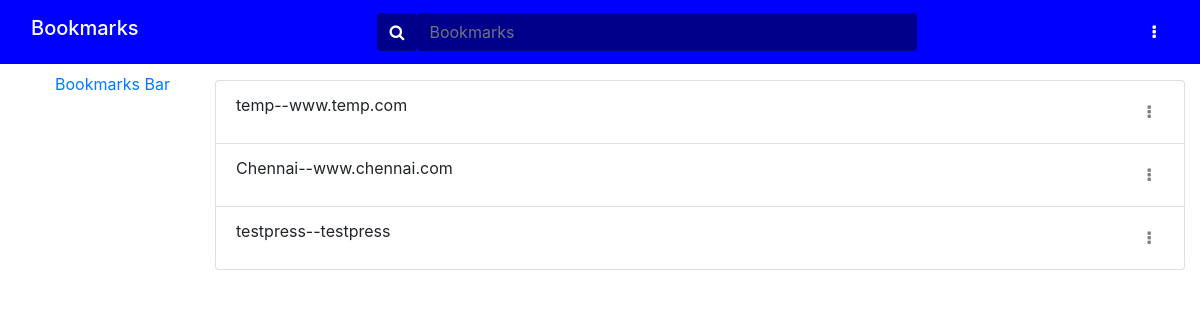
/bookmarks/, run on an earlier commit of the app's database.
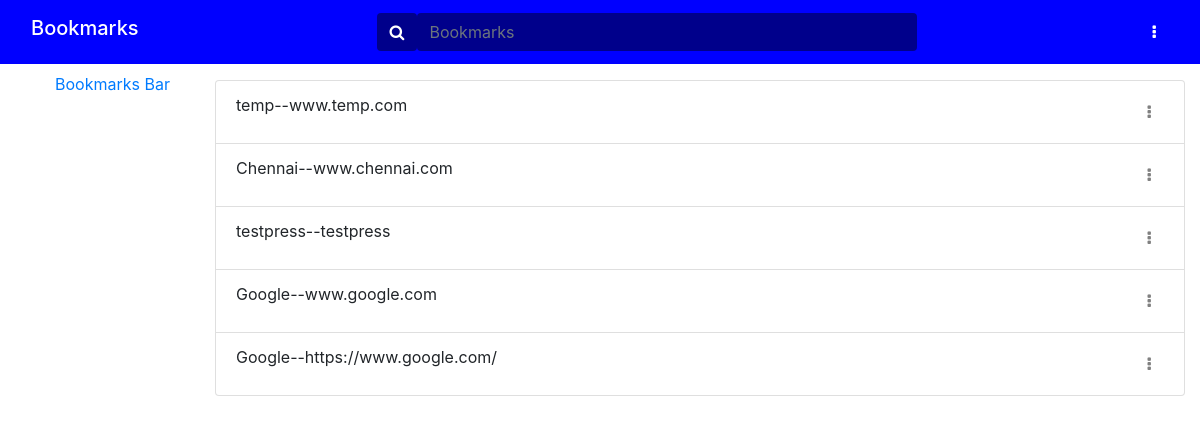
And on a later commit of the database.
### bookmarksapp/models.py (models this page shows, shortened)
class Bookmarks(models.Model):
    name = models.CharField(max_length=200, help_text='Enter a webpage name')
    url = models.CharField(max_length=200, help_text='Enter a webpage url')
    description = models.CharField(max_length=200, help_text='Enter a webpage description')
    tags = TaggableManager(help_text='Enter webpage tags')

### bookmarksapp/views.py (the view)
# urls.py: path('', views.index, name='index'),
def index(request):
    bookmarks = Bookmarks.objects.all()
    namefilter = BookmarksFilter(request.GET, queryset=bookmarks)
    if(request.POST):
        form = BookmarkForms(request.POST)
    else:
        form = BookmarkForms(initial={'url':'https://www.'})
    if (form.is_valid()):
        form.save()
    context = {
        'filter': namefilter,
        'form': form
    }
    return render(request, 'bookmarks.html', context=context)

### bookmarksapp/forms.py
class BookmarkForms(forms.ModelForm):
    class Meta:
        model = Bookmarks
        fields = ['name','url']

### bookmarksapp/templates/bookmarks.html (shortened to what this page needs)
<!DOCTYPE html>
<html lang="en">
<head>
  <link rel="stylesheet" href="https://cdn.jsdelivr.net/npm/bootstrap@4.5.3/dist/css/bootstrap.min.css">
  <link rel="stylesheet" href="https://maxcdn.bootstrapcdn.com/font-awesome/4.4.0/css/font-awesome.min.css">
  <link rel="stylesheet" href="https://cdnjs.cloudflare.com/ajax/libs/font-awesome/4.7.0/css/font-awesome.min.css">
  {% load static %}
  <link rel="stylesheet" href="{% static 'css/styles.css' %}">
</head>
<body>
 <nav class="navbar navbar-expand-lg" style="background-color: blue">
  <div class="container-fluid" >
    <h2 class="navbar-brand" style="color: white;">Bookmarks</h2>
    <div class="input-group container-fluid" style="width: 50%;">
      <form method="get" style="display:flex; width: 100%;">
      <div class="input-group-append">
        <button class="btn" type="submit" style="background-color: darkblue;">
          <i class="fa fa-search" style="color: white;"></i>
        </button>
      </div>
      <input style="background-color:darkblue ; border: darkblue; color: white;" type="text" class="form-control" name="name" id="id_name" placeholder="Bookmarks">
      </form>
    </div>
  <div class="dropdown show">
    <a class="btn" href="#" role="button" id="dropdownMenuLink" data-toggle="dropdown" aria-haspopup="true" aria-expanded="false">
      <i class="fa fa-ellipsis-v" style="color: white;"></i>
    </a>
  </div>
  </div>
</nav>
<div class="container-fluid">
    <div class="row">
      <div class="mysidebar col-sm-2 pt-2">
        <ul class="sidebar-nav" style="list-style-type: none;">
          <li><a class= "mysidebar-menu" href="">Bookmarks Bar</a></li>
        </ul>
      </div>
  <div class="col-sm-10 pt-3">
    {% if filter.qs %}
    <ul class="list-group">
    {% for bookmark in filter.qs %}
        <li class="list-group-item">{{ bookmark.name }}--{{ bookmark.url }}
        <div class="dropdown show" style="display: inline-block; float: right;">
          <a class="btn" href="#" role="button" id="dropdownItemLink" data-toggle="dropdown" aria-haspopup="true" aria-expanded="false">
            <i class="fa fa-ellipsis-v" style="color: grey;"></i>
          </a>
        </div>
        </li>
    {% endfor %}
    </ul>
  {% else %}
    <p>There are no bookmarks.</p>
  {% endif %}
    </div>
  </div>
</div>
</body>
</html>

What changed in the data, as far as the page shows it:
added Bookmarks: name "Google", url "www.google.com"
added Bookmarks: name "Google", url "https://www.google.com/"
